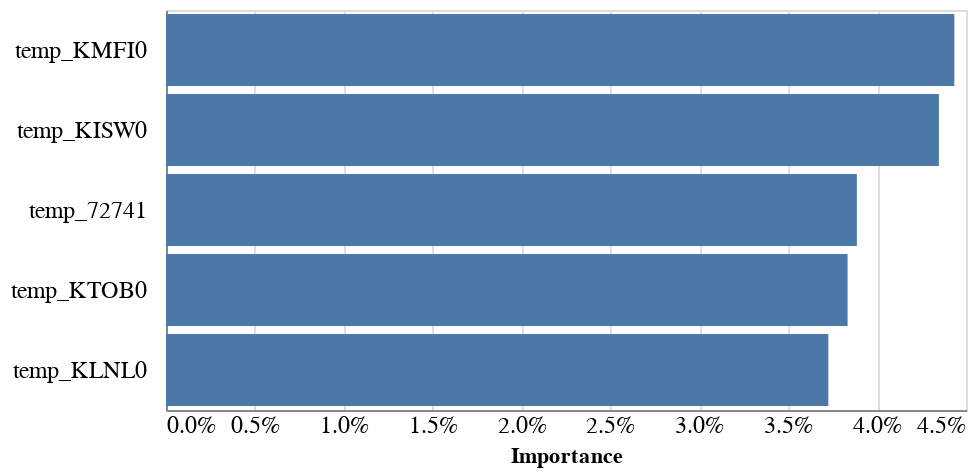

The notebook cell this image was saved under:
### Code cell
alt.Chart(feature_importance_df[:5]).mark_bar().encode(
    x=alt.X('Importance:Q', axis=alt.Axis(format="%", tickSize=0, labelFontSize=12)),
    y=alt.Y(
        'Feature:N', sort=list(feature_importance_df[:5].Feature), title="",
        axis=alt.Axis(tickSize=0, labelFontSize=12, labelPadding=10)),
).properties(
    height=200
)

### Figure 1 — Vega-Lite specification as saved in the notebook (floating-point values rounded to 4 significant figures)
{"config": {"view": {"continuousWidth": 400, "continuousHeight": 300}}, "data": {"name": "data-1cf2f96643b6cb903db9ac41064a5ff8"}, "mark": "bar", "encoding": {"x": {"axis": {"format": "%", "labelFontSize": 12, "tickSize": 0}, "field": "Importance", "type": "quantitative"}, "y": {"axis": {"labelFontSize": 12, "labelPadding": 10, "tickSize": 0}, "field": "Feature", "sort": ["temp_KMFI0", "temp_KISW0", "temp_72741", "temp_KTOB0", "temp_KLNL0"], "title": "", "type": "nominal"}}, "height": 200, "$schema": "https://vega.github.io/schema/vega-lite/v4.17.0.json", "datasets": {"data-1cf2f96643b6cb903db9ac41064a5ff8": [{"Feature": "temp_KMFI0", "Importance": 0.04434}, {"Feature": "temp_KISW0", "Importance": 0.04347}, {"Feature": "temp_72741", "Importance": 0.03886}, {"Feature": "temp_KTOB0", "Importance": 0.03834}, {"Feature": "temp_KLNL0", "Importance": 0.03726}]}}
